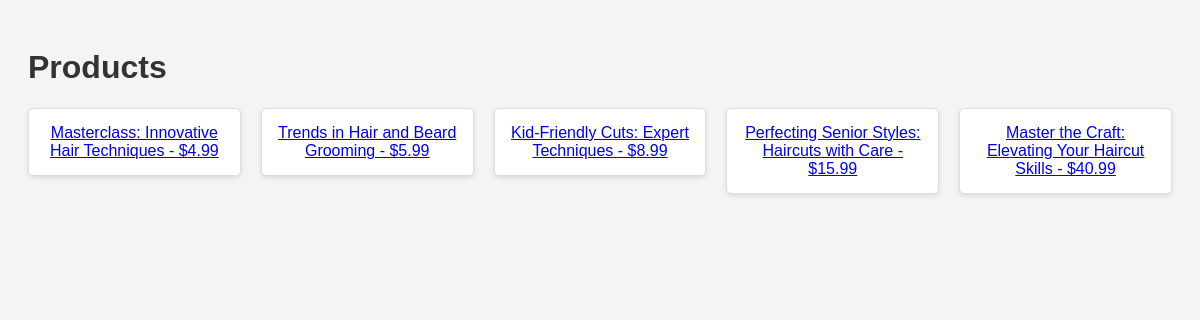
/products/, run on an earlier commit of the app's database.
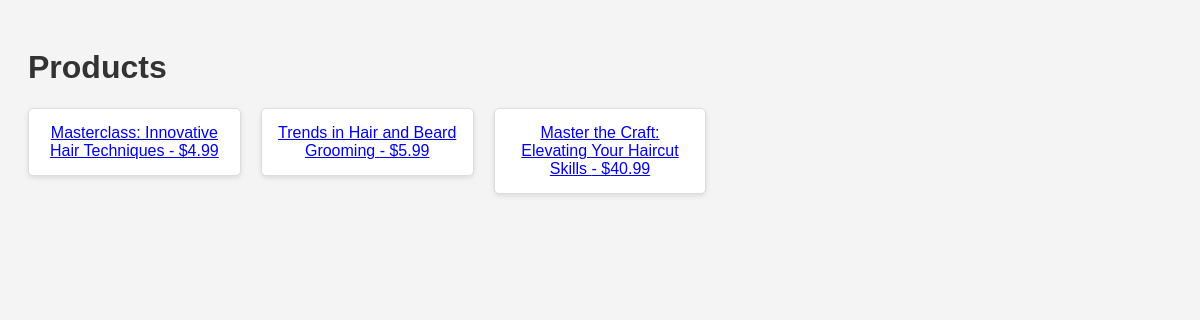
And on a later commit of the database.
### shop/models.py (models this page shows, shortened)
class Product(models.Model):
    name=models.CharField(max_length=200)
    description=models.TextField()
    price=models.DecimalField(max_digits=10, decimal_places=2)
    date=models.DateTimeField()
    event_location = models.CharField(max_length=200, default='Location not set yet.')
    picture=models.CharField(max_length=400, default='No picture') #/shop/img/BEARD.jpg

### shop/views.py (the view)
# urls.py: path('products/', views.product_list, name='product_list'),
def product_list(request):
    products=Product.objects.all()
    return render(request, 'shop/product_page.html', {'products':products})

### shop/templates/shop/product_page.html (shortened to what this page needs)
{% load static %}
<!DOCTYPE html>
<html lang="en">
<head>
    <link rel="stylesheet" href="{% static 'shop/styles.css' %}">
</head>
<body>
    <h1>Products</h1>
    <ul class="products">
        {% for product in products %}
            <a href="{% url 'book_seminar' %}?product_id={{ product.id }}">
                <li>{{ product.name }} - ${{ product.price }}</li>
            </a>
        {% empty %}
            <li>No products available.</li>
        {% endfor %}
    </ul>
</body>
</html>

### shop/static/shop/styles.css (style rules this page uses)
body { font-family: Arial, sans-serif; background-color: #f4f4f4; padding: 20px; }
h1 { color: #333; }
ul.products { list-style: none; padding: 0; display: grid; grid-template-columns: repeat(auto-fill, minmax(200px, 1fr)); gap: 20px; }
ul.products li { background-color: #fff; border: 1px solid #ddd; border-radius: 5px; padding: 15px; box-shadow: 0 2px 5px rgba(0, 0, 0, 0.1); text-align: center; }

What changed in the data, as far as the page shows it:
removed Product: name "Kid-Friendly Cuts: Expert Techniques", price "8.99"
removed Product: name "Perfecting Senior Styles: Haircuts with Care", price "15.99"
